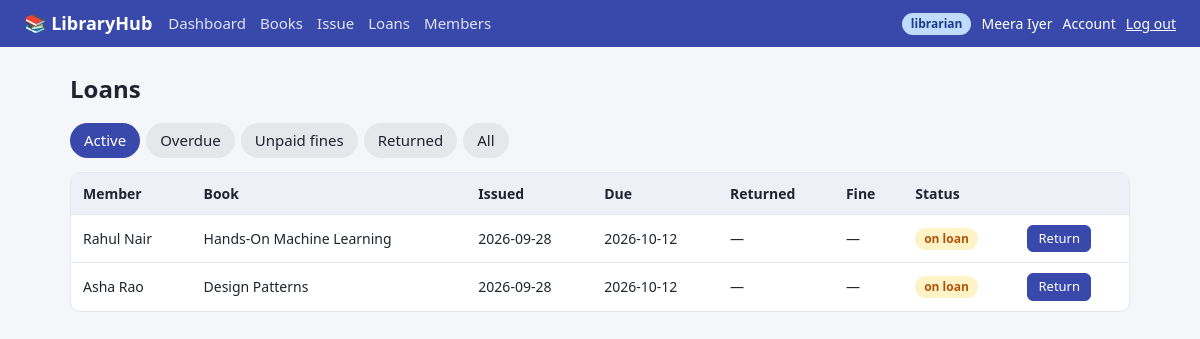
Page /loans (signed in) on the committed database.
### tables this page shows
CREATE TABLE users (
    id            INTEGER PRIMARY KEY AUTOINCREMENT,
    username      TEXT UNIQUE NOT NULL,
    password_hash TEXT NOT NULL,
    full_name     TEXT NOT NULL,
    email         TEXT NOT NULL DEFAULT '',
    role          TEXT NOT NULL CHECK (role IN ('admin','librarian','student')),
    active        INTEGER NOT NULL DEFAULT 1,
    created_at    TEXT NOT NULL DEFAULT CURRENT_DATE
);

CREATE TABLE loans (
    id          INTEGER PRIMARY KEY AUTOINCREMENT,
    book_id     INTEGER NOT NULL REFERENCES books(id),
    user_id     INTEGER NOT NULL REFERENCES users(id),
    issued_by   INTEGER REFERENCES users(id),
    issue_date  TEXT NOT NULL,
    due_date    TEXT NOT NULL,
    return_date TEXT,
    fine        REAL NOT NULL DEFAULT 0,
    fine_paid   INTEGER NOT NULL DEFAULT 0
);

CREATE TABLE books (
    id               INTEGER PRIMARY KEY AUTOINCREMENT,
    title            TEXT NOT NULL,
    author           TEXT NOT NULL,
    isbn             TEXT NOT NULL DEFAULT '',
    category         TEXT NOT NULL DEFAULT '',
    total_copies     INTEGER NOT NULL CHECK (total_copies >= 0),
    available_copies INTEGER NOT NULL CHECK (available_copies >= 0),
    removed          INTEGER NOT NULL DEFAULT 0   -- soft delete keeps loan history intact
);

### app.py (the view)
@app.route("/loans")
@roles_required(*STAFF)
def loans():
    s, status, today = get_settings(), request.args.get("status", "active"), date.today().isoformat()
    where = {"active": "l.return_date IS NULL",
             "overdue": "l.return_date IS NULL AND l.due_date < ?",
             "fines": "l.fine > 0 AND l.fine_paid = 0",
             "returned": "l.return_date IS NOT NULL",
             "all": "1=1"}.get(status)
    if where is None:
        abort(404)
    args = (today,) if status == "overdue" else ()
    rows = qall(f"{LOAN_SQL} WHERE {where} ORDER BY l.due_date", args)
    return render_template("loans.html", loans=decorate(rows, s), staff=True, status=status, heading="Loans")

### app.py (called while the page is built)
def qall(sql, args=()):
    return db.get_db().execute(sql, args).fetchall()

def qone(sql, args=()):
    return db.get_db().execute(sql, args).fetchone()

def get_settings():
    s = {r["key"]: r["value"] for r in qall("SELECT key, value FROM settings")}
    return {"loan_days": int(s["loan_days"]),
            "fine_per_day": float(s["fine_per_day"]),
            "max_loans": int(s["max_loans"])}

def fine_for(due_iso, as_of, rate):
    days_late = (as_of - date.fromisoformat(due_iso)).days
    return round(max(0, days_late) * rate, 2)

def decorate(loans, s):
    today, out = date.today(), []
    for row in loans:
        d = dict(row)
        if d["return_date"] is None:
            d["overdue"] = today > date.fromisoformat(d["due_date"])
            d["live_fine"] = fine_for(d["due_date"], today, s["fine_per_day"])
        else:
            d["overdue"], d["live_fine"] = False, d["fine"]
        out.append(d)
    return out

@app.before_request
def load_user():
    g.user = None
    uid = session.get("uid")
    if uid:
        g.user = qone("SELECT * FROM users WHERE id = ? AND active = 1", (uid,))
        if g.user is None:
            session.clear()
    if request.method == "POST":  # CSRF protection for every form
        token = session.get("csrf")
        if not token or token != request.form.get("csrf"):
            abort(400, "Invalid or missing CSRF token. Reload the page and try again.")

@app.context_processor
def inject_globals():
    if "csrf" not in session:
        session["csrf"] = secrets.token_hex(16)
    return {"csrf": session["csrf"], "user": g.user}

def roles_required(*roles):
    def deco(view):
        @wraps(view)
        def wrapper(*a, **kw):
            if g.user is None:
                return redirect(url_for("login", next=request.path))
            if g.user["role"] not in roles:
                abort(403)
            return view(*a, **kw)
        return wrapper
    return deco

### db.py (called while the page is built)
def get_db():
    if "db" not in g:
        g.db = sqlite3.connect(DB_PATH)
        g.db.row_factory = sqlite3.Row
        g.db.execute("PRAGMA foreign_keys = ON")
    return g.db

### templates/loans.html
{% extends "base.html" %}{% block title %}{{ heading }}{% endblock %}
{% block content %}
<h1>{{ heading }}</h1>
{% if staff %}<div class="tabs">
  {% for key, label in [('active','Active'),('overdue','Overdue'),('fines','Unpaid fines'),('returned','Returned'),('all','All')] %}
  <a class="{{ 'on' if status == key }}" href="{{ url_for('loans', status=key) }}">{{ label }}</a>{% endfor %}</div>{% endif %}
<div class="table-wrap"><table>
  <tr>{% if staff %}<th>Member</th>{% endif %}<th>Book</th><th>Issued</th><th>Due</th><th>Returned</th><th>Fine</th><th>Status</th>{% if staff %}<th></th>{% endif %}</tr>
  {% for l in loans %}<tr>
    {% if staff %}<td>{{ l.full_name }}</td>{% endif %}
    <td>{{ l.title }}</td><td>{{ l.issue_date }}</td><td>{{ l.due_date }}</td><td>{{ l.return_date or '—' }}</td>
    <td>{% if l.live_fine > 0 %}₹{{ '%.2f'|format(l.live_fine) }}
        {% if l.return_date %}<span class="badge {{ 'ok' if l.fine_paid else 'bad' }}">{{ 'paid' if l.fine_paid else 'unpaid' }}</span>{% endif %}{% else %}—{% endif %}</td>
    <td>{% if l.return_date %}<span class="badge">returned</span>{% elif l.overdue %}<span class="badge bad">overdue</span>{% else %}<span class="badge warn">on loan</span>{% endif %}</td>
    {% if staff %}<td>
      {% if not l.return_date %}<form class="inline" method="post" action="{{ url_for('return_loan', lid=l.id) }}"><input type="hidden" name="csrf" value="{{ csrf }}"><button class="btn sm">Return</button></form>
      {% elif l.fine > 0 and not l.fine_paid %}<form class="inline" method="post" action="{{ url_for('pay_fine', lid=l.id) }}"><input type="hidden" name="csrf" value="{{ csrf }}"><button class="btn ghost sm">Mark paid</button></form>{% endif %}
    </td>{% endif %}
  </tr>{% else %}<tr><td colspan="8" class="empty">No records.</td></tr>{% endfor %}
</table></div>
{% endblock %}

### templates/base.html (shortened to what this page needs)
<!doctype html>
<html lang="en"><head>
<link rel="stylesheet" href="{{ url_for('static', filename='style.css') }}">
</head><body>
{% if user %}
<header class="nav">
  <a class="brand" href="{{ url_for('dashboard') }}">📚 LibraryHub</a>
  <nav>
    <a href="{{ url_for('dashboard') }}">Dashboard</a>
    <a href="{{ url_for('books') }}">Books</a>
    {% if user.role in ('admin', 'librarian') %}
      <a href="{{ url_for('issue') }}">Issue</a>
      <a href="{{ url_for('loans') }}">Loans</a>
      <a href="{{ url_for('users') }}">Members</a>
    {% endif %}
  </nav>
  <div class="who">
    <span class="badge role-{{ user.role }}">{{ user.role }}</span> {{ user.full_name }}
    <a href="{{ url_for('account') }}">Account</a>
    <form class="inline" method="post" action="{{ url_for('logout') }}">
      <input type="hidden" name="csrf" value="{{ csrf }}"><button class="link">Log out</button>
    </form>
  </div>
</header>
{% endif %}
<main>
  {% block content %}{% endblock %}
</main>
</body></html>

### static/style.css (style rules this page uses)
:root { --bg:#f5f6fa;--card:#fff;--ink:#1f2430;--muted:#6b7280;--line:#e5e7eb;--brand:#3949ab;--brand-d:#2c3990;--ok:#15803d;--warn:#b45309;--bad:#b91c1c }
* { box-sizing:border-box }
body { margin:0;font:15px/1.5 system-ui,-apple-system,"Segoe UI",Roboto,sans-serif;background:var(--bg);color:var(--ink) }
a { color:var(--brand);text-decoration:none }
.nav { display:flex;flex-wrap:wrap;align-items:center;gap:16px;padding:10px 24px;background:var(--brand);color:#fff }
.nav a { color:#fff }
.brand { font-weight:700;font-size:18px }
.nav nav { display:flex;gap:14px;flex:1;flex-wrap:wrap }
.nav nav a { opacity:.85 }
.who { display:flex;gap:10px;align-items:center;font-size:14px }
main { max-width:1100px;margin:24px auto;padding:0 20px }
h1 { margin:0 0 16px;font-size:24px }
.table-wrap { overflow-x:auto;border:1px solid var(--line);border-radius:10px;background:var(--card) }
table { width:100%;border-collapse:collapse }
th,td { padding:10px 12px;text-align:left;border-bottom:1px solid var(--line);font-size:14px;vertical-align:middle }
th { background:#eef0f7;font-weight:600;white-space:nowrap }
tr:last-child td { border-bottom:0 }
.btn { display:inline-block;padding:8px 14px;border-radius:6px;border:1px solid var(--brand);background:var(--brand);color:#fff;font:inherit;cursor:pointer }
.btn.sm { padding:3px 10px;font-size:13px }
form.inline { display:inline }
button.link { background:none;border:0;color:#fff;cursor:pointer;font:inherit;padding:0;text-decoration:underline }
.badge { display:inline-block;padding:2px 9px;border-radius:999px;font-size:12px;font-weight:600;background:#e5e7eb }
.role-librarian { background:#bfdbfe;color:#1e3a8a }
.warn { background:#fef3c7;color:var(--warn) }
.tabs { display:flex;gap:6px;margin-bottom:14px;flex-wrap:wrap }
.tabs a { padding:6px 14px;border-radius:999px;background:#e5e7eb;color:var(--ink) }
.tabs a.on { background:var(--brand);color:#fff }

### rows in the picture
users: role "librarian", full_name "Meera Iyer"
loans: full_name "Rahul Nair", title "Hands-On Machine Learning", issue_date "2026-09-28", due_date "2026-10-12", return_date "—"
loans: full_name "Asha Rao", title "Design Patterns", issue_date "2026-09-28", due_date "2026-10-12", return_date "—"

### other values in the picture
{{ heading }} "Loans"
{{ label }} "Active" "Overdue" "Unpaid fines" "Returned" "All"
